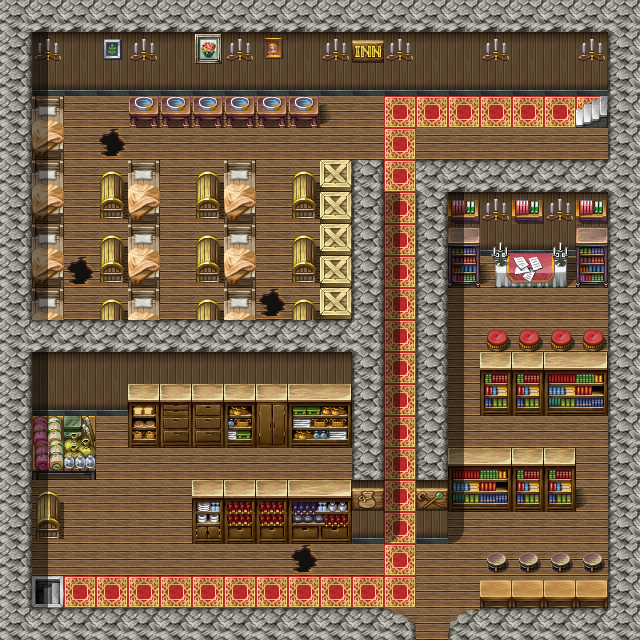

A level layout from a 2D game, rendered from its tile map. Below: a short description, then the map file with tile-grid data replaced by summaries:
An orthogonal 20x20 tile map with 32x32 px tiles, 3 tile layers (Ground, Objects, Above), 1 hidden layer not drawn, 40 tilesets and 20 objects (7x rest, 7x spawn, 3x mapchange, 3x key).

<map version="1.0" orientation="orthogonal" width="20" height="20" tilewidth="32" tileheight="32">
 <tileset firstgid="1" name="map_bed_1" tilewidth="32" tileheight="32">
  <image source="../drawable/map_bed_1.png" width="512" height="256" />
 </tileset>
 <tileset firstgid="129" name="map_border_1" tilewidth="32" tileheight="32">
  <image source="../drawable/map_border_1.png" width="512" height="256" />
 </tileset>
 <tileset firstgid="257" name="map_bridge_1" tilewidth="32" tileheight="32">
  <image source="../drawable/map_bridge_1.png" width="512" height="256" />
 </tileset>
 <tileset firstgid="385" name="map_broken_1" tilewidth="32" tileheight="32">
  <image source="../drawable/map_broken_1.png" width="512" height="256" />
 </tileset>
 <tileset firstgid="513" name="map_cavewall_1" tilewidth="32" tileheight="32">
  <image source="../drawable/map_cavewall_1.png" width="576" height="192" />
 </tileset>
 <tileset firstgid="621" name="map_cavewall_2" tilewidth="32" tileheight="32">
  <image source="../drawable/map_cavewall_2.png" width="576" height="192" />
 </tileset>
 <tileset firstgid="729" name="map_cavewall_3" tilewidth="32" tileheight="32">
  <image source="../drawable/map_cavewall_3.png" width="576" height="192" />
 </tileset>
 <tileset firstgid="837" name="map_chair_table_1" tilewidth="32" tileheight="32">
  <image source="../drawable/map_chair_table_1.png" width="512" height="256" />
 </tileset>
 <tileset firstgid="965" name="map_crate_1" tilewidth="32" tileheight="32">
  <image source="../drawable/map_crate_1.png" width="512" height="256" />
 </tileset>
 <tileset firstgid="1093" name="map_cupboard_1" tilewidth="32" tileheight="32">
  <image source="../drawable/map_cupboard_1.png" width="512" height="256" />
 </tileset>
 <tileset firstgid="1221" name="map_curtain_1" tilewidth="32" tileheight="32">
  <image source="../drawable/map_curtain_1.png" width="512" height="256" />
 </tileset>
 <tileset firstgid="1349" name="map_entrance_1" tilewidth="32" tileheight="32">
  <image source="../drawable/map_entrance_1.png" width="512" height="256" />
 </tileset>
 <tileset firstgid="1477" name="map_fence_1" tilewidth="32" tileheight="32">
  <image source="../drawable/map_fence_1.png" width="512" height="256" />
 </tileset>
 <tileset firstgid="1605" name="map_fence_2" tilewidth="32" tileheight="32">
  <image source="../drawable/map_fence_2.png" width="512" height="256" />
 </tileset>
 <tileset firstgid="1733" name="map_ground_1" tilewidth="32" tileheight="32">
  <image source="../drawable/map_ground_1.png" width="512" height="256" />
 </tileset>
 <tileset firstgid="1861" name="map_ground_2" tilewidth="32" tileheight="32">
  <image source="../drawable/map_ground_2.png" width="512" height="256" />
 </tileset>
 <tileset firstgid="1989" name="map_ground_3" tilewidth="32" tileheight="32">
  <image source="../drawable/map_ground_3.png" width="512" height="256" />
 </tileset>
 <tileset firstgid="2117" name="map_ground_4" tilewidth="32" tileheight="32">
  <image source="../drawable/map_ground_4.png" width="512" height="256" />
 </tileset>
 <tileset firstgid="2245" name="map_ground_5" tilewidth="32" tileheight="32">
  <image source="../drawable/map_ground_5.png" width="512" height="256" />
 </tileset>
 <tileset firstgid="2373" name="map_ground_6" tilewidth="32" tileheight="32">
  <image source="../drawable/map_ground_6.png" width="512" height="256" />
 </tileset>
 <tileset firstgid="2501" name="map_ground_7" tilewidth="32" tileheight="32">
  <image source="../drawable/map_ground_7.png" width="512" height="256" />
 </tileset>
 <tileset firstgid="2629" name="map_ground_8" tilewidth="32" tileheight="32">
  <image source="../drawable/map_ground_8.png" width="512" height="256" />
 </tileset>
 <tileset firstgid="2757" name="map_indoor_1" tilewidth="32" tileheight="32">
  <image source="../drawable/map_indoor_1.png" width="512" height="256" />
 </tileset>
 <tileset firstgid="2885" name="map_kitchen_1" tilewidth="32" tileheight="32">
  <image source="../drawable/map_kitchen_1.png" width="512" height="256" />
 </tileset>
 <tileset firstgid="3013" name="map_outdoor_1" tilewidth="32" tileheight="32">
  <image source="../drawable/map_outdoor_1.png" width="512" height="256" />
 </tileset>
 <tileset firstgid="3141" name="map_pillar_1" tilewidth="32" tileheight="32">
  <image source="../drawable/map_pillar_1.png" width="512" height="256" />
 </tileset>
 <tileset firstgid="3269" name="map_plant_1" tilewidth="32" tileheight="32">
  <image source="../drawable/map_plant_1.png" width="512" height="256" />
 </tileset>
 <tileset firstgid="3397" name="map_rock_1" tilewidth="32" tileheight="32">
  <image source="../drawable/map_rock_1.png" width="512" height="256" />
 </tileset>
 <tileset firstgid="3525" name="map_roof_1" tilewidth="32" tileheight="32">
  <image source="../drawable/map_roof_1.png" width="512" height="256" />
 </tileset>
 <tileset firstgid="3653" name="map_roof_2" tilewidth="32" tileheight="32">
  <image source="../drawable/map_roof_2.png" width="512" height="256" />
 </tileset>
 <tileset firstgid="3781" name="map_shop_1" tilewidth="32" tileheight="32">
  <image source="../drawable/map_shop_1.png" width="512" height="256" />
 </tileset>
 <tileset firstgid="3909" name="map_sign_ladder_1" tilewidth="32" tileheight="32">
  <image source="../drawable/map_sign_ladder_1.png" width="512" height="256" />
 </tileset>
 <tileset firstgid="4037" name="map_table_1" tilewidth="32" tileheight="32">
  <image source="../drawable/map_table_1.png" width="512" height="256" />
 </tileset>
 <tileset firstgid="4165" name="map_trail_1" tilewidth="32" tileheight="32">
  <image source="../drawable/map_trail_1.png" width="512" height="256" />
 </tileset>
 <tileset firstgid="4293" name="map_tree_1" tilewidth="32" tileheight="32">
  <image source="../drawable/map_tree_1.png" width="512" height="256" />
 </tileset>
 <tileset firstgid="4421" name="map_wall_1" tilewidth="32" tileheight="32">
  <image source="../drawable/map_wall_1.png" width="512" height="256" />
 </tileset>
 <tileset firstgid="4549" name="map_wall_2" tilewidth="32" tileheight="32">
  <image source="../drawable/map_wall_2.png" width="480" height="256" />
 </tileset>
 <tileset firstgid="4669" name="map_wall_3" tilewidth="32" tileheight="32">
  <image source="../drawable/map_wall_3.png" width="480" height="256" />
 </tileset>
 <tileset firstgid="4789" name="map_window_1" tilewidth="32" tileheight="32">
  <image source="../drawable/map_window_1.png" width="512" height="256" />
 </tileset>
 <tileset firstgid="4917" name="map_window_2" tilewidth="32" tileheight="32">
  <image source="../drawable/map_window_2.png" width="512" height="256" />
 </tileset>
 <layer name="Ground" width="20" height="20">
  <data>[400 cells, 400 non-empty, 30 distinct tile ids]</data>
 </layer>
 <layer name="Objects" width="20" height="20">
  <data>[400 cells, 107 non-empty, 42 distinct tile ids]</data>
 </layer>
 <layer name="Above" width="20" height="20">
  <data>[400 cells, 41 non-empty, 4 distinct tile ids]</data>
 </layer>
 <layer name="Walkable" width="20" height="20" visible="0">
  <data>[400 cells, 264 non-empty, 1 distinct tile ids]</data>
 </layer>
 <objectgroup name="Mapevents">
  <!-- 10 objects omitted --></objectgroup>
 <objectgroup name="Spawn" visible="0">
  <!-- 7 objects omitted --></objectgroup>
 <objectgroup name="Keys" visible="0">
  <!-- 3 objects omitted --></objectgroup>
</map>
<!-- 20 of 20 objects omitted -->
